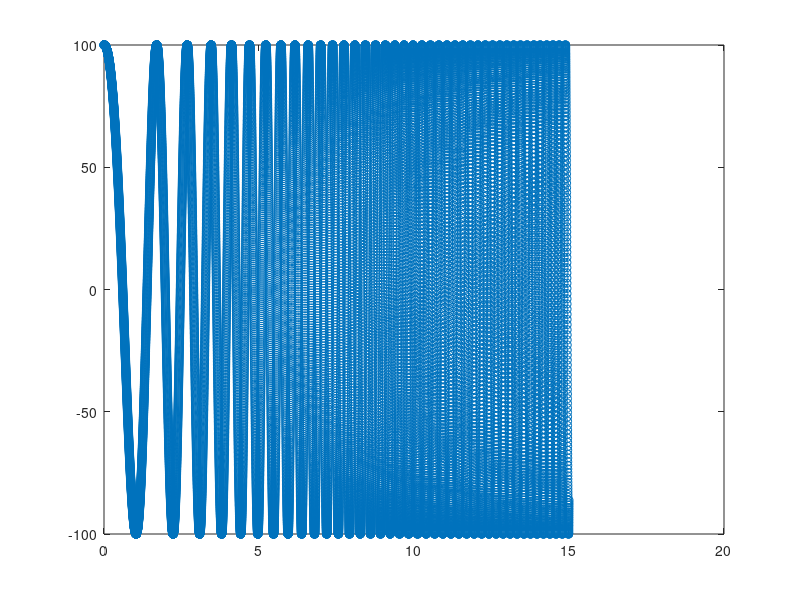

MATLAB code for this plot:
Fs = 1500;                             % Sampling Frequency (Hz)
Tmax = 15;                               % Duration (sec)
t = linspace(0, Tmax, Tmax*(Fs+1)); % + 1 to deal with indexing issue
A = 100;
omega = 2;
s_t = t.^2/1;
y_t = A*cos(omega*t + s_t);
sound(y_t,15000)
figure(1)
plot(t, y_t,'o')
